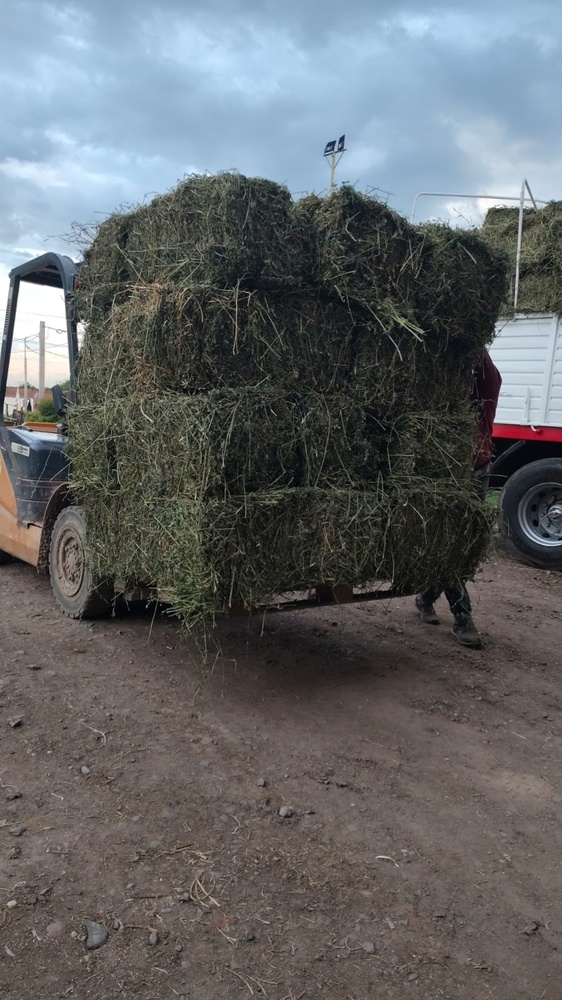
#> input picture forralitas_video_alfa/material/foto01.jpg, 562 x 1000 px, shrunk from 900 x 1600 before the run
$ python -i verde_alfa.py   (imports and definitions only)
#> lines starting #> are read from the running program, lines starting #| are printed output that depends on the picture
"""Corrección de color selectiva para la alfa: lleva los tonos amarillentos de los fardos hacia un verde
natural y les da más vida, sin tocar el suelo, la piel, el autoelevador, el camión rojo ni el cielo."""
import cv2
import numpy as np

# tonos en unidades de OpenCV (0-180 = 0-360°)
H_MIN, H_MAX = 15.0, 48.0        # rango de la alfa (amarillo verdoso)
H_OBJETIVO = 40.0                # ~80°: verde alfa
FUERZA_TONO = 0.75
SAT_EXTRA = 0.45
LUZ_EXTRA = 0.10


def _rampa(x, a, b):
    return np.clip((x - a) / (b - a), 0, 1)


def verde_lindo(rgb, fuerza=1.0):
#> called with fuerza = 1
    hsv = cv2.cvtColor(rgb, cv2.COLOR_RGB2HSV).astype(np.float32)
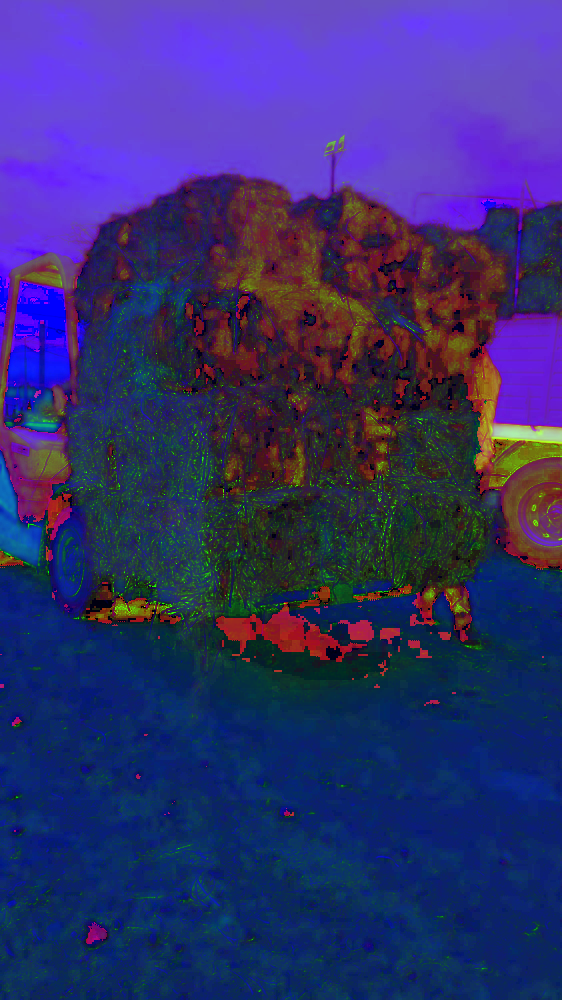
#> hsv: shape (1000, 562, 3) float32; mean R, G, B 50.2, 46.9, 111.4
    h, s, v = hsv[..., 0], hsv[..., 1], hsv[..., 2]
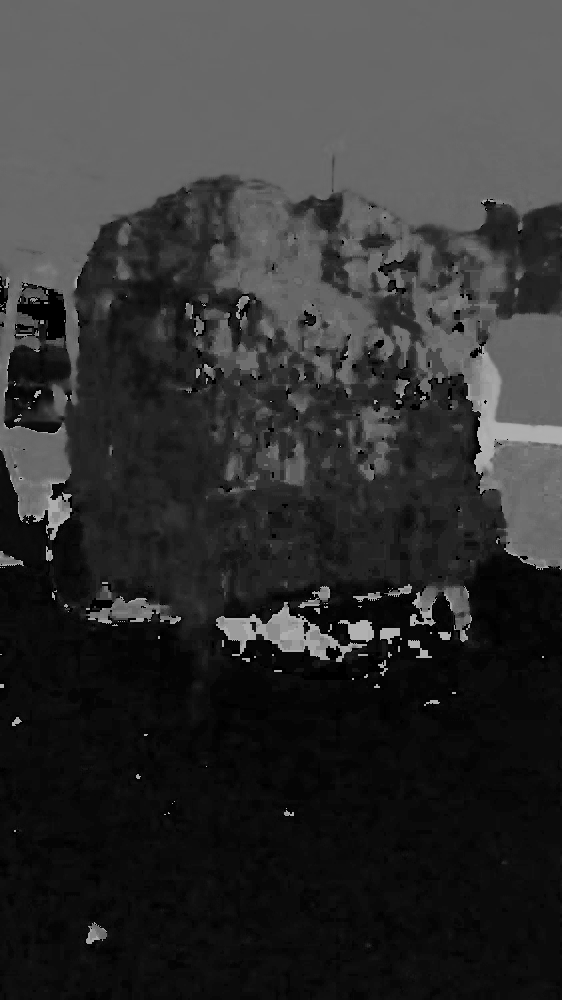
#> h: shape (1000, 562) float32; min 0, max 179, mean 50.1
    # máscara suave: dentro del rango de tono, con algo de saturación y sin ser casi negro
    m = _rampa(h, H_MIN, H_MIN + 5) * (1 - _rampa(h, H_MAX - 6, H_MAX))
    m *= _rampa(s, 18, 45) * _rampa(v, 25, 60) * (1 - _rampa(s, 125, 165))   # no toca amarillos intensos (autoelevador)
#> call 3 of _rampa, with a = 18, b = 45
#> in _rampa (call 3), `return np.clip((x - a) / (b - a), 0, 1)`:
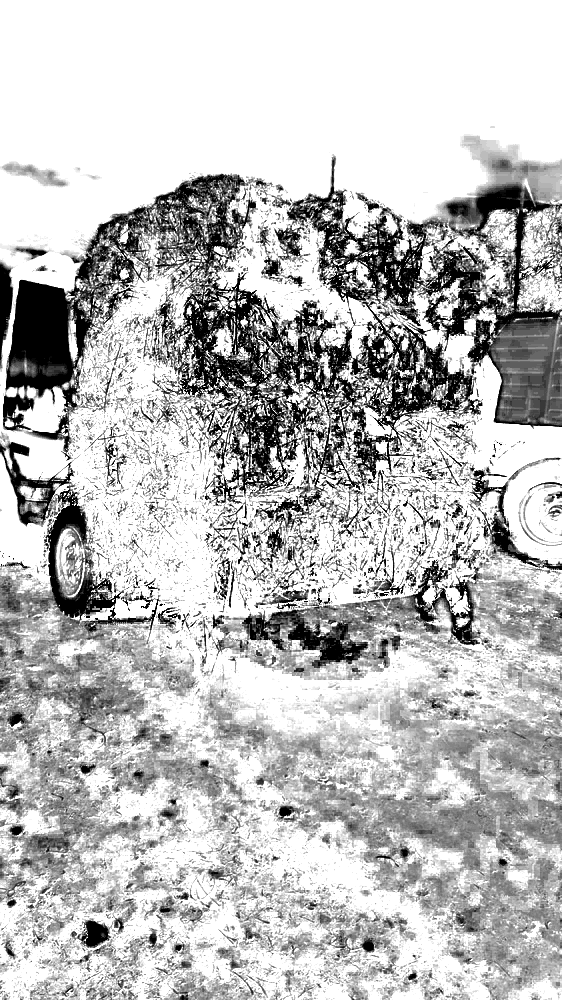
#> returned value: shape (1000, 562) float32; min 0, max 1, mean 0.743
#> call 4 of _rampa, with a = 25, b = 60
#> in _rampa (call 4), `return np.clip((x - a) / (b - a), 0, 1)`:
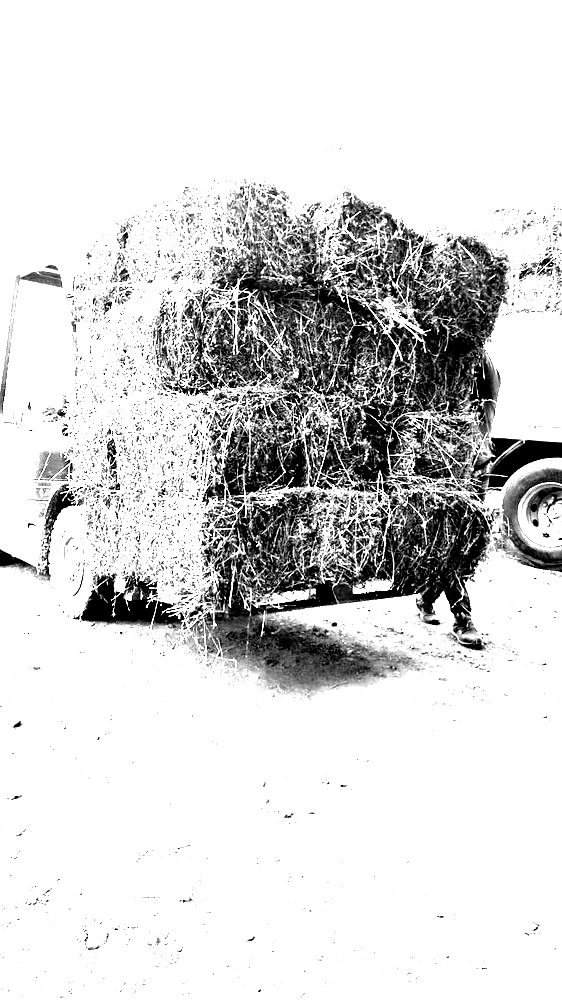
#> returned value: shape (1000, 562) float32; min 0, max 1, mean 0.843
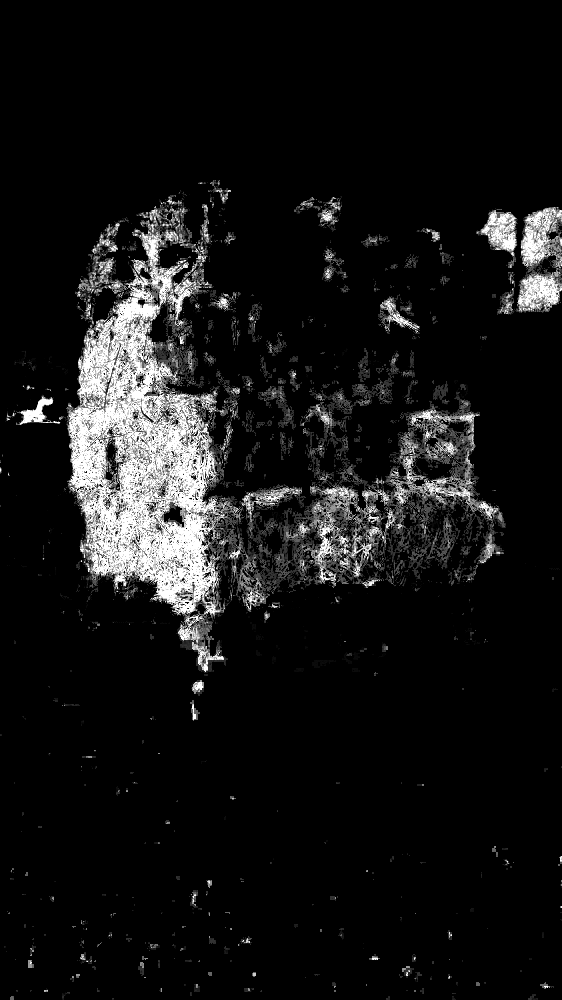
#> m: shape (1000, 562) float32; min 0, max 1, mean 0.0832
    m = cv2.GaussianBlur(m, (0, 0), 2.0) * fuerza
    h2 = h + m * FUERZA_TONO * np.clip(H_OBJETIVO - h, 0, None)
    s2 = np.clip(s * (1 + SAT_EXTRA * m), 0, 255)
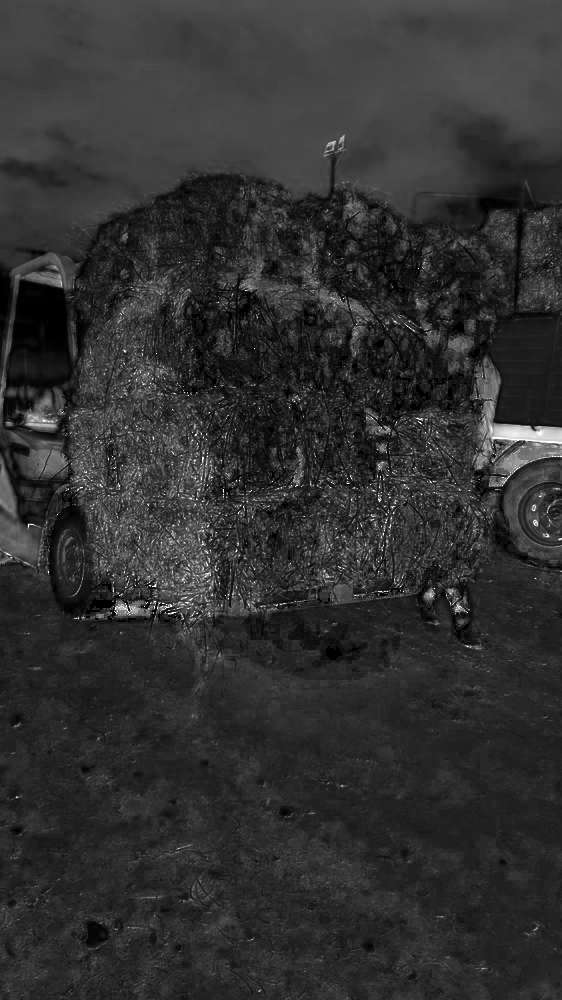
#> s2: shape (1000, 562) float32; min 0, max 255, mean 48.8
    v2 = np.clip(v * (1 + LUZ_EXTRA * m), 0, 255)
    out = np.stack([h2, s2, v2], -1).astype(np.uint8)
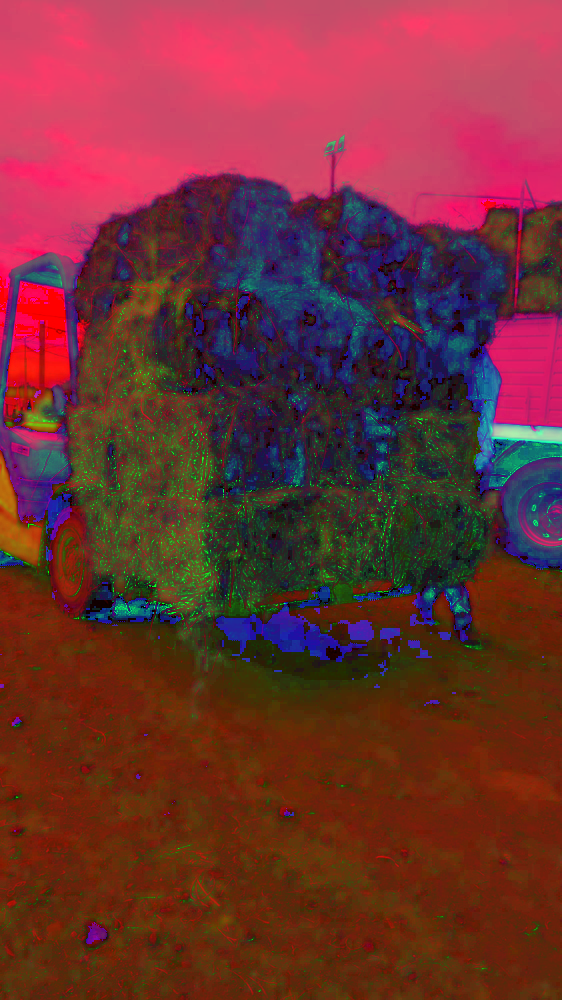
#> out: shape (1000, 562, 3); mean of channels 0, 1, 2 50.5, 48.7, 111.9; drawn as B, G, R
    return cv2.cvtColor(out, cv2.COLOR_HSV2RGB)
#> returned value: shape (1000, 562, 3)

>>> import cv2
>>> picture = cv2.cvtColor(cv2.imread('material/foto01.jpg'), cv2.COLOR_BGR2RGB)
>>> result = verde_lindo(picture)

$ run again, on forralitas_video_alfa/material/foto02.jpg
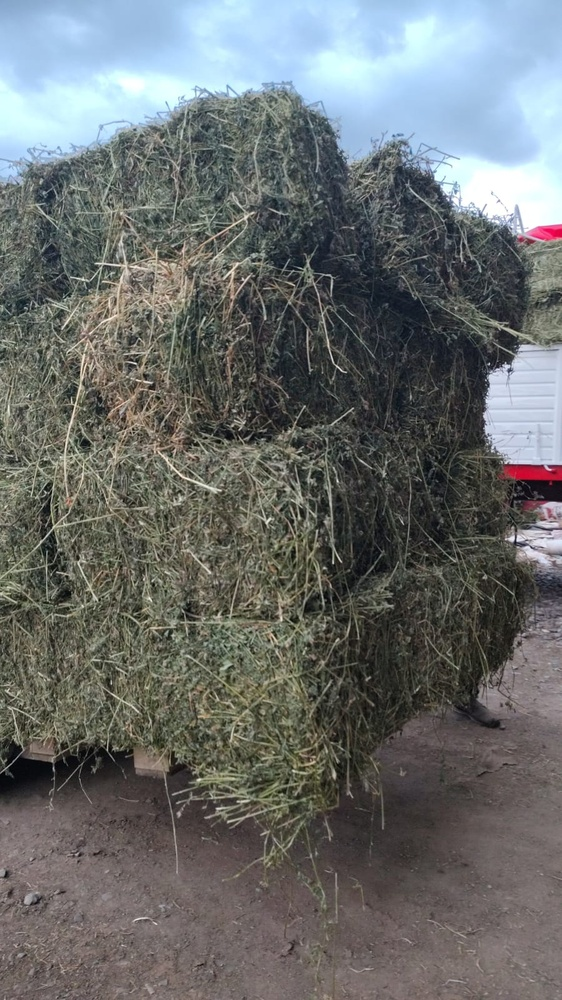
#> input picture forralitas_video_alfa/material/foto02.jpg, 562 x 1000 px, shrunk from 900 x 1600 before the run
#> in verde_lindo, `s2 = np.clip(s * (1 + SAT_EXTRA * m), 0, 255)`:
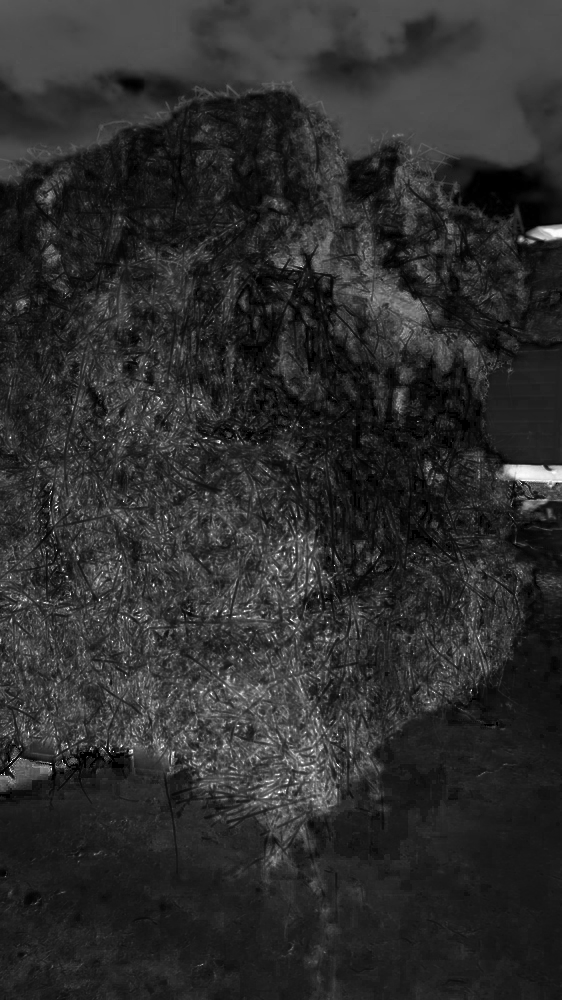
#> s2: shape (1000, 562) float32; min 0, max 255, mean 45.8
#> in verde_lindo, `out = np.stack([h2, s2, v2], -1).astype(np.uint8)`:
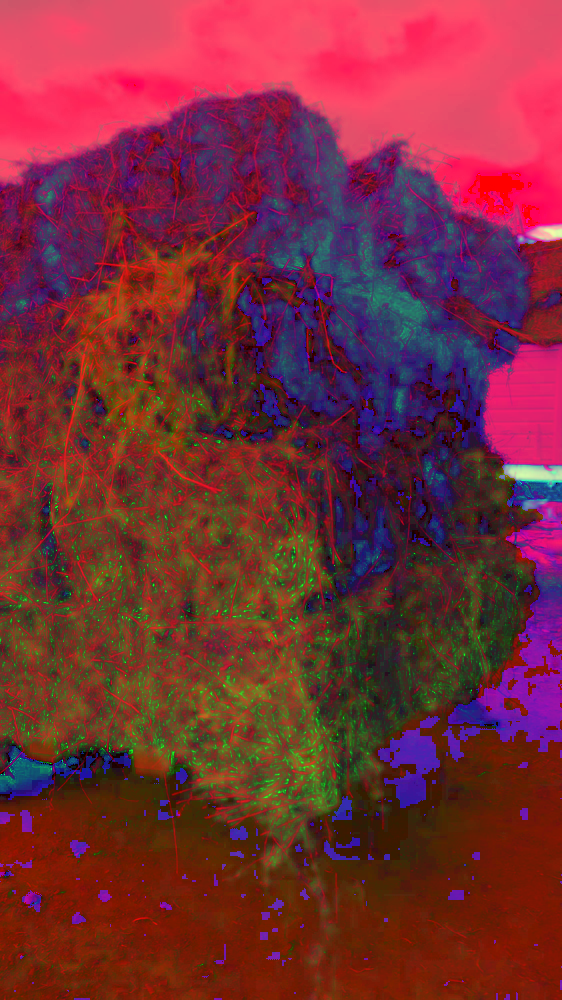
#> out: shape (1000, 562, 3); mean of channels 0, 1, 2 54.9, 45.6, 119.6; drawn as B, G, R

$ run again, on forralitas_video_alfa/material/foto03.jpg
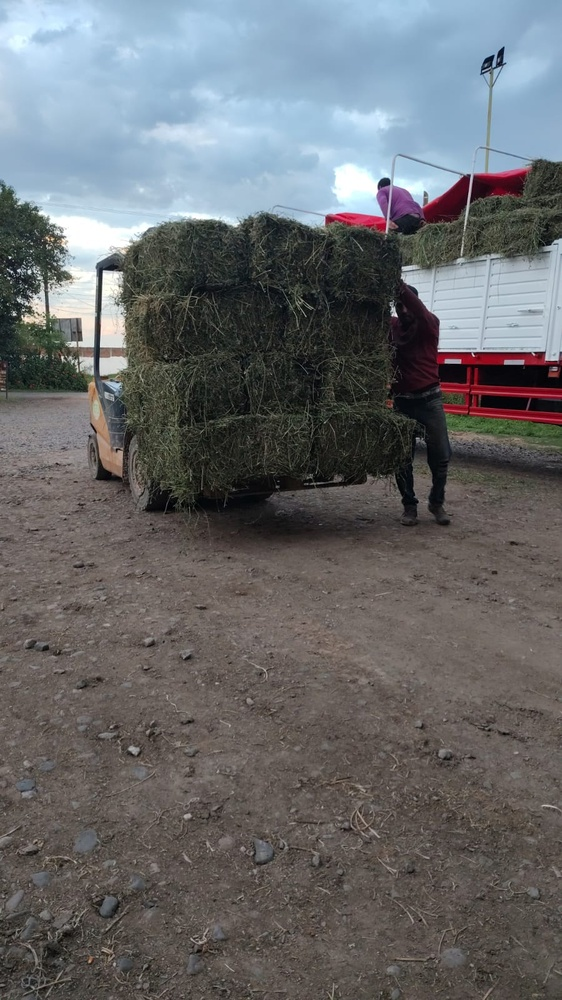
#> input picture forralitas_video_alfa/material/foto03.jpg, 562 x 1000 px, shrunk from 900 x 1600 before the run
#> in verde_lindo, `m *= _rampa(s, 18, 45) * _rampa(v, 25, 60) * (1 - _rampa(s, 125, 165))`:
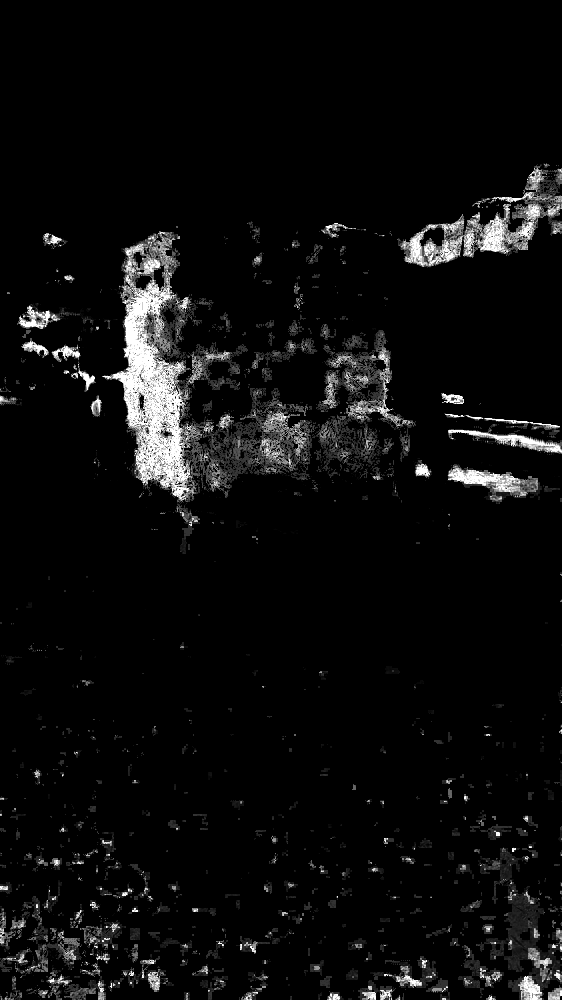
#> m: shape (1000, 562) float32; min 0, max 1, mean 0.0496
#> in verde_lindo, `out = np.stack([h2, s2, v2], -1).astype(np.uint8)`:
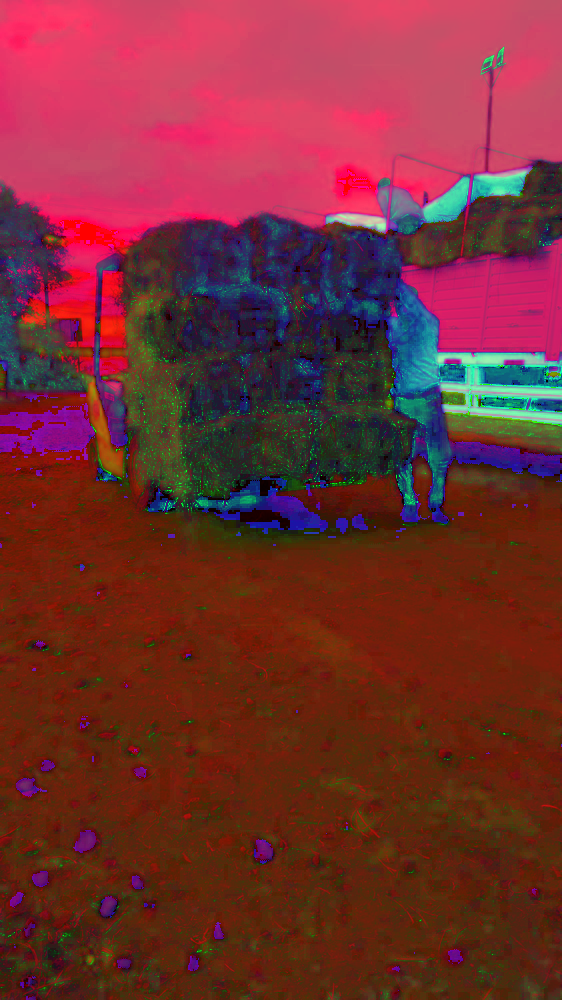
#> out: shape (1000, 562, 3); mean of channels 0, 1, 2 48.9, 46.5, 116.8; drawn as B, G, R

$ run again, on forralitas_video_alfa/material/foto04.jpg
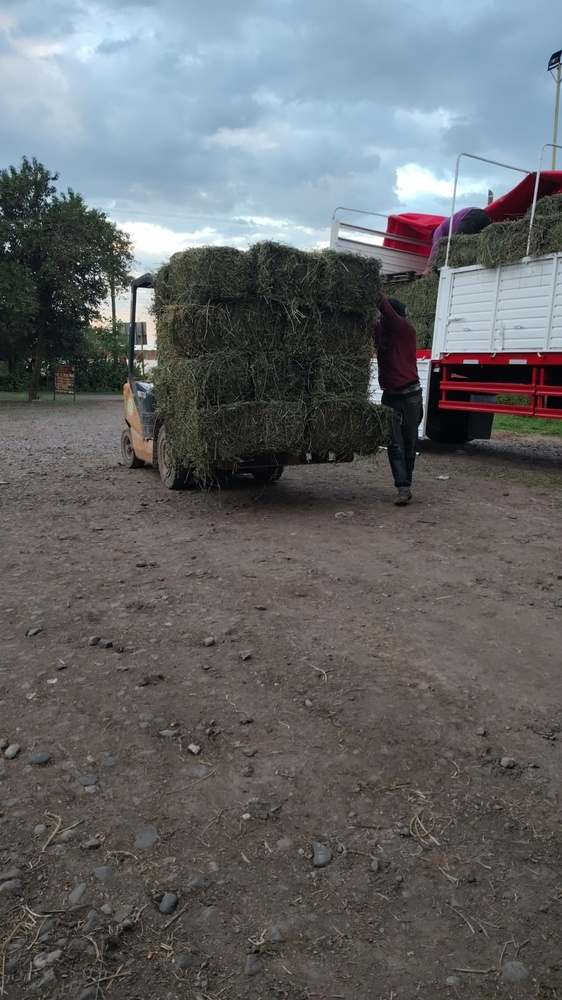
#> input picture forralitas_video_alfa/material/foto04.jpg, 562 x 1000 px, shrunk from 900 x 1600 before the run
#> in verde_lindo, `out = np.stack([h2, s2, v2], -1).astype(np.uint8)`:
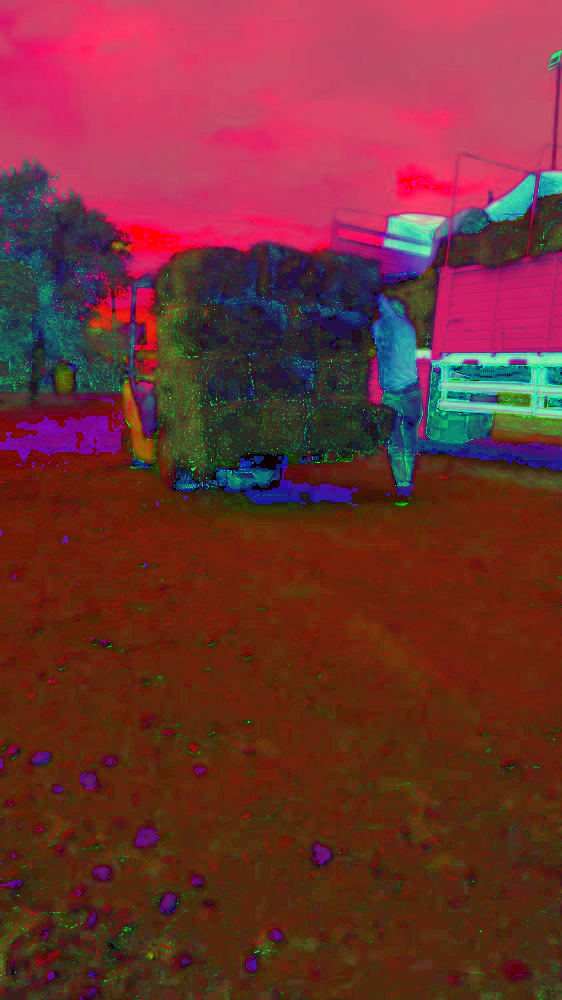
#> out: shape (1000, 562, 3); mean of channels 0, 1, 2 49.6, 48.7, 113.8; drawn as B, G, R
